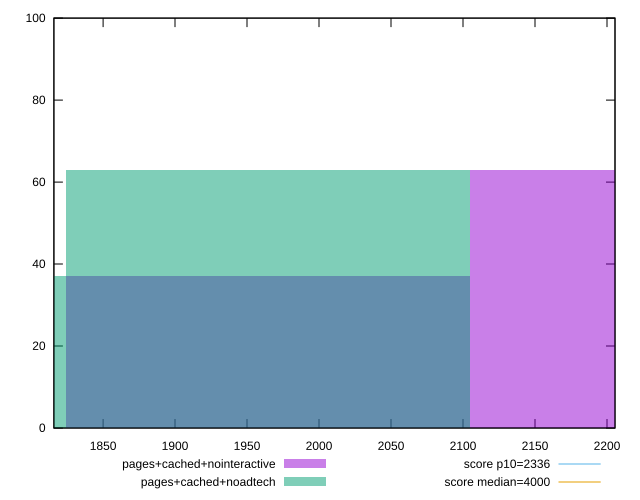

Reproduce this figure in gnuplot.
reset

$pagesCachedNointeractive <<EOF
1964.60460554535 37
2245.262406337543 63
EOF

$pagesCachedNoadtech <<EOF
1964.60460554535 63
1683.9468047531573 37
EOF

set key outside below
set boxwidth 280.65780079219286
set xrange [1815.857:2205.583]
set yrange [0:100]
set trange [0:100]
set style fill transparent solid 0.5 noborder

set parametric
set terminal svg size 640, 500 enhanced background rgb 'white'
set output "report_00007_2020-12-11T15:55:29.892Z/first-contentful-paint/comparison/histogram/3_vs_4.svg"

plot $pagesCachedNointeractive title "pages+cached+nointeractive" with boxes, \
     $pagesCachedNoadtech title "pages+cached+noadtech" with boxes, \
     2336,t title "score p10=2336", \
     4000,t title "score median=4000"

reset
